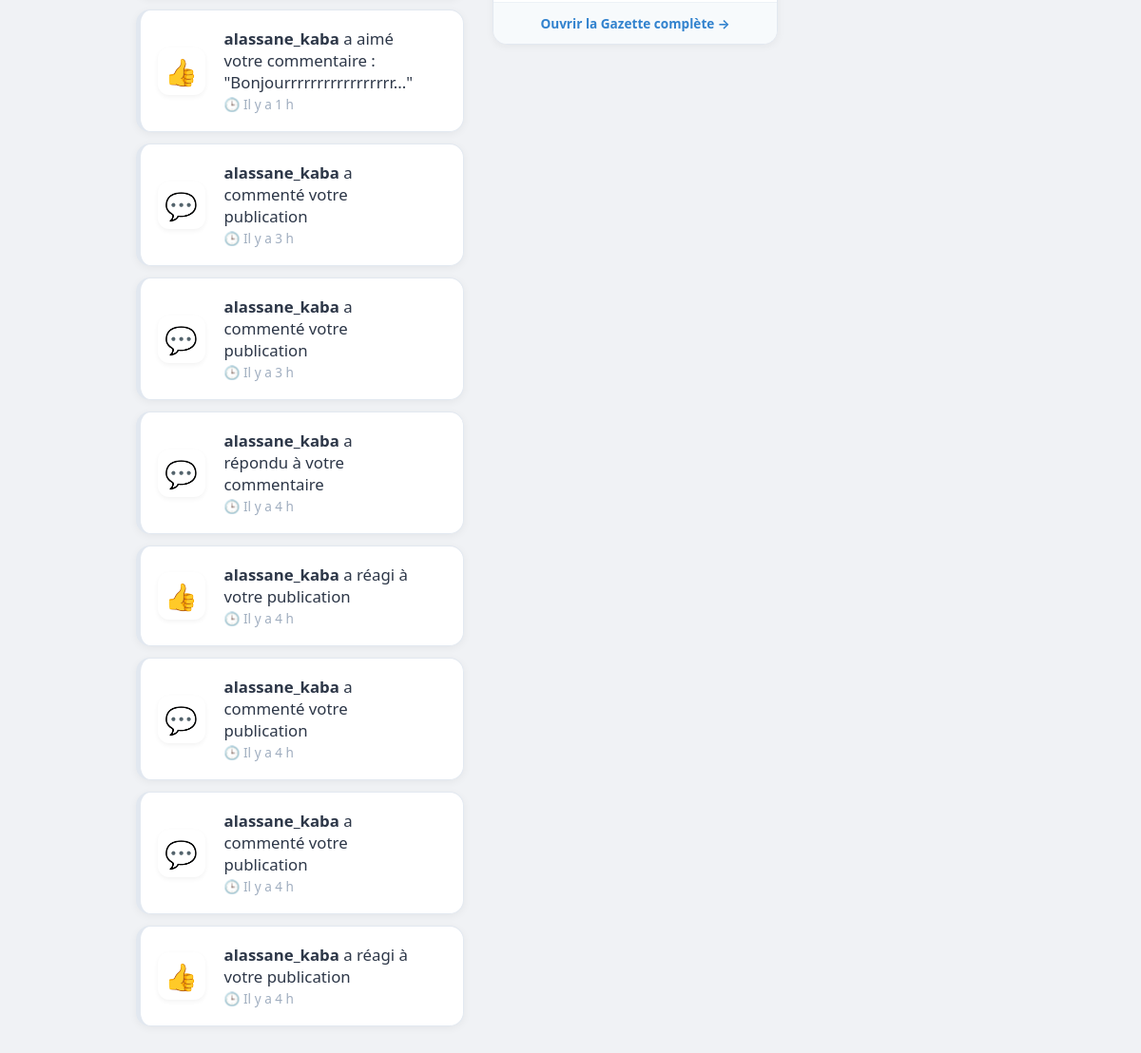
The app's page /notifications (signed in, lower part), older data.
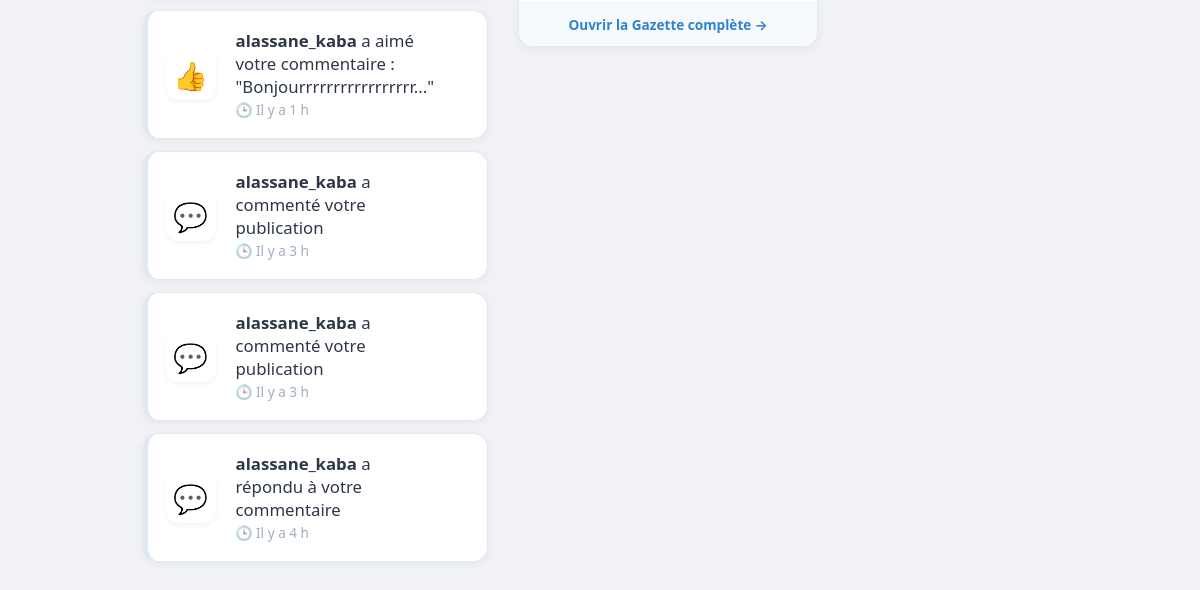
The same page, newer data.
### tables this page shows
CREATE TABLE notifications (
                id INTEGER PRIMARY KEY AUTOINCREMENT,
                username TEXT,      -- Celui qui reçoit
                sender TEXT,        -- Celui qui a agi
                message TEXT,
                post_id INTEGER,    -- Pour cliquer et aller sur le post
                comment_id INTEGER, -- envoie vers un commentaire en particulier
                is_read INTEGER DEFAULT 0,
                created_at DATETIME DEFAULT CURRENT_TIMESTAMP
            );

### app.py (the view)
@app.route("/notifications")
@login_required
def notifications():
    with get_db() as db:
        notifs = db.execute("""
                    SELECT id, sender, message, post_id, comment_id, is_read, created_at
                    FROM notifications
                    WHERE username = ?
                    ORDER BY created_at DESC
                """, (session['user'],)).fetchall()
        recent_activity = db.execute("""
                    SELECT username, content, created_at
                    FROM posts ORDER BY id DESC LIMIT 3
                """).fetchall()
        citations = [
            "La famille, c'est là où la vie commence et où l'amour ne finit jamais.",
            "Chaque souvenir partagé ici est un trésor pour demain.",
            "Une gazette remplie de rires est une gazette réussie !",
            "Petit à petit, la tribu grandit et l'histoire s'écrit.",
            "Le bonheur est fait de petites choses partagées."
        ]
        pensee_du_jour = random.choice(citations)
        db.execute("UPDATE notifications SET is_read = 1 WHERE username = ?", (session["user"],))
        db.commit()
    return render_template("notifications.html", notifs=notifs, recent_activity=recent_activity,
                           pensee_du_jour=pensee_du_jour)

### app.py (called while the page is built)
def get_db():
    db = sqlite3.connect("database.db")
    db.row_factory = sqlite3.Row
    return db

def login_required(f):
    @wraps(f)
    def decorated_function(*args, **kwargs):
        if "user" not in session:
            flash("Veuillez vous connecter pour accéder à cette page.", "info")
            return redirect("/login")
        return f(*args, **kwargs)
    return decorated_function

@app.context_processor
def inject_global_stats():
    stats = {'total_users': 0, 'total_posts': 0}
    if session.get('user'):
        db = get_db()
        u_count = db.execute("SELECT COUNT(*) FROM users WHERE is_approved = 1").fetchone()[0]
        p_count = db.execute("SELECT COUNT(*) FROM posts").fetchone()[0]
        stats = {'total_users': u_count, 'total_posts': p_count}
    return stats

@app.context_processor
def inject_pending_count():
    if session.get('is_admin'):
        db = get_db()
        count = db.execute("SELECT COUNT(*) as total FROM users WHERE is_approved = 0").fetchone()
        return {'pending_count': count['total']}
    return {'pending_count': 0}

@app.context_processor
def inject_notifications_count():
    if session.get('user'):
        db = get_db()
        count = db.execute("SELECT COUNT(*) FROM notifications WHERE username = ? AND is_read = 0",
                           (session['user'],)).fetchone()[0]
        return {'unread_count': count}
    return {'unread_count': 0}

@app.template_filter('relative_time')
def relative_time(date_str):
    if not date_str:
        return "Date inconnue"
    past = datetime.strptime(date_str, '%Y-%m-%d %H:%M:%S')
    now = datetime.now(timezone.utc).replace(tzinfo=None)
    diff = now - past
    if diff.days == 0:
        if diff.seconds < 60:
            return "À l'instant"
        if diff.seconds < 3600:
            return f"Il y a {diff.seconds // 60} min"
        return f"Il y a {diff.seconds // 3600} h"
    if diff.days == 1:
        return "Hier"
    if diff.days < 7:
        return f"Il y a {diff.days} jours"
    return past.strftime('%d/%m/%Y')

### templates/notifications.html (shortened to what this page needs)
{% extends "base.html" %}
{% block content %}
<div style="display: grid; grid-template-columns: 1fr 300px; gap: 30px; max-width: 1100px; margin: 30px auto; padding: 0 20px;">
    <div>
        {% if notifs %}
        <div style="display: flex; flex-direction: column; gap: 12px;" id="notifs-container">
            {% for n in notifs %}
            {% set category = 'reaction' if ('aimé' in n['message'] or 'réagi' in n['message']) else 'avis' if ('commenté' in n['message'] or 'répondu' in n['message']) else 'autre' %}
            <div class="notif-wrapper" style="position: relative;" id="notif-container-{{ n['id'] }}">
                <a href="{{ url_for('view_post', post_id=n['post_id']) }}#comment-{{ n['comment_id'] }}"
                   class="notif-item"
                   data-type="{{ category }}"
                   style="text-decoration: none; color: inherit; display: block;">
                    <div class="post-card"
                         style="margin-bottom: 0; padding: 18px; display: flex; align-items: center; gap: 20px; border-left: 5px solid {% if n['is_read'] == 0 %}#3182ce{% else %}#e2e8f0{% endif %}; {% if n['is_read'] == 0 %} background: #f7fafc; {% endif %}">
                        <div style="font-size: 28px; background: white; width: 50px; height: 50px; display: flex; align-items: center; justify-content: center; border-radius: 12px; box-shadow: 0 2px 5px rgba(0,0,0,0.05);">
                            {% if category == 'reaction' %} 👍
                            {% elif category == 'avis' %} 💬
                            {% else %} ✨ {% endif %}
                        </div>
                        <div style="flex: 1; padding-right: 35px;">
                            <p style="margin: 0; font-size: 1.05em; color: #2d3748;">
                                <strong>{{ n['sender'] }}</strong> {{ n['message'] }}
                            </p>
                            <span style="font-size: 0.85em; color: #a0aec0;">
                                         🕒 {{ n['created_at']|relative_time }}
                            </span>
                        </div>
                    </div>
                </a>
            </div>
            {% endfor %}
        </div>
        {% endif %}
    </div>
    <aside>
        <div class="post-card" style="padding: 0; overflow: hidden; border: 1px solid #e2e8f0;">
            <a href="/" style="display: block; background: #f7fafc; text-align: center; padding: 12px; font-size: 0.85em; color: #3182ce; text-decoration: none; font-weight: bold; border-top: 1px solid #edf2f7;">Ouvrir la Gazette complète →</a>
        </div>
    </aside>
</div>
{% endblock %}

### templates/base.html (shortened to what this page needs)
<!DOCTYPE html>
<html lang="fr">
<head>
    <link rel="stylesheet" href="{{ url_for('static', filename='style.css') }}">
</head>
<body>
<div class="main-container">
    {% block content %}{% endblock %}
</div>
</body>
</html>

### static/style.css (style rules this page uses)
body { font-family: 'Segoe UI', system-ui, -apple-system, sans-serif; background: #f0f2f5; margin: 0; color: #1a202c; }
.post-card { background: white; border-radius: 15px; padding: 20px; margin-bottom: 20px; box-shadow: 0 2px 8px rgba(0,0,0,0.05); border: 1px solid #edf2f7; overflow: hidden; }

### templates/base.html (style rules this page uses)
:root { --bg-color: #f0f2f5; --primary: #3182ce; --text-main: #1a202c; --text-light: #718096; --danger: #e53e3e; --success: #38a169; --info: #3182ce; }
body { background-color: var(--bg-color); margin: 0; font-family: 'Segoe UI', system-ui, -apple-system, sans-serif; }
.main-container { max-width: 1100px; margin: 0 auto; padding: 20px 15px; display: grid; grid-template-columns: 1fr; gap: 25px; align-items: start; box-sizing: border-box; }
@media (min-width: 900px) { .main-container { grid-template-columns: 280px 650px; justify-content: center; } }

### templates/notifications.html (style rules this page uses)
.post-card { transition: all 0.3s ease; border-radius: 15px; background: white; border: 1px solid #e2e8f0; }
aside { display: flex; flex-direction: column; position: sticky; top: 20px; height: fit-content; }

Row changes from the older to the newer data that the page shows:
removed notifications: sender "alassane_kaba", message "a réagi à votre publication", created_at|relative_time "Il y a 4 h"
removed notifications: sender "alassane_kaba", message "a commenté votre publication", created_at|relative_time "Il y a 4 h"
removed notifications: sender "alassane_kaba", message "a commenté votre publication", created_at|relative_time "Il y a 4 h"
removed notifications: sender "alassane_kaba", message "a réagi à votre publication", created_at|relative_time "Il y a 4 h"
